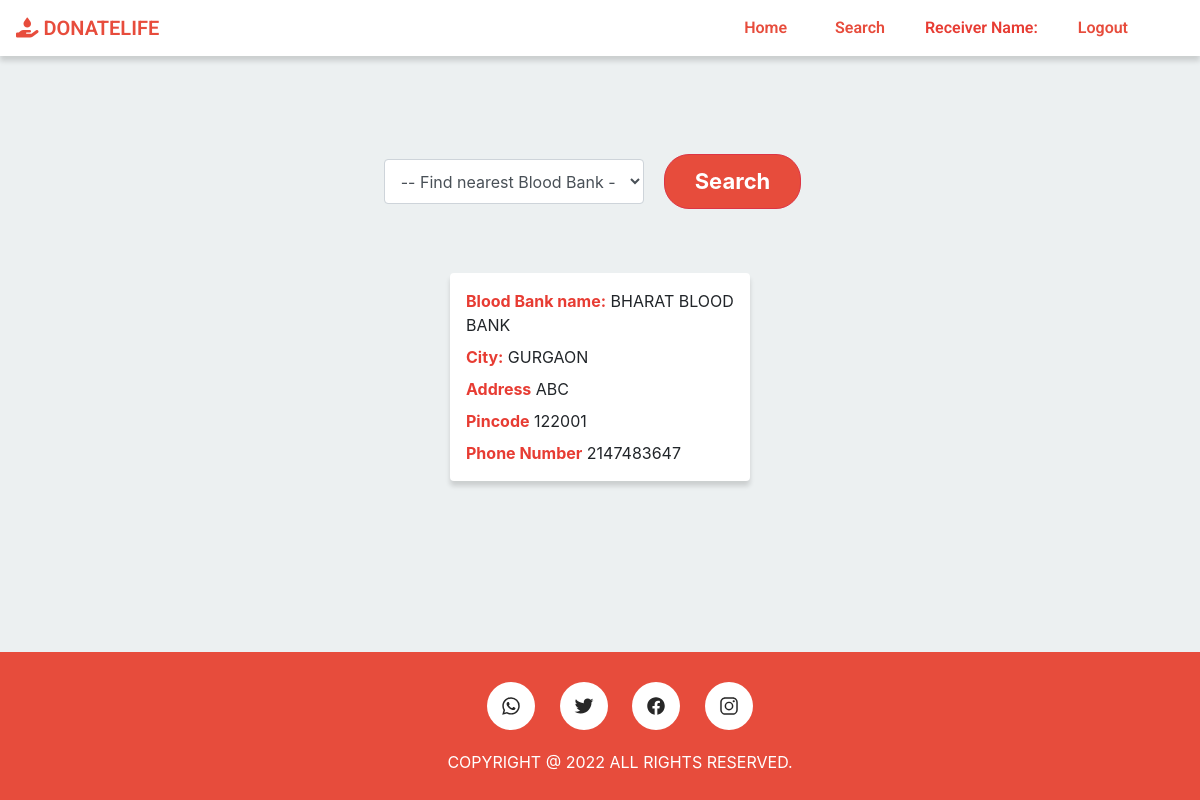
The page /Receiver/bloodBankList.php?city=GURGAON on the database its author committed.
### tables this page shows
CREATE TABLE `blood_bank` (
  `id` int(11) NOT NULL,
  `bloodBankName` varchar(100) NOT NULL,
  `city` varchar(50) NOT NULL,
  `address` varchar(100) NOT NULL,
  `phone_no` int(11) NOT NULL,
  `pin_code` int(11) DEFAULT NULL
);

### receiver/bloodBankList.php (the view, shortened to what this page needs)
<?php
include '../include/config.php';
include('../include/Receivernav.php') ;
?>
<div>
    <div style="margin-top: 4rem; display: flex; align-items: center; justify-content: center;">
        <form action="/dbms/Receiver/bloodBankList.php" method="get" class="form-inline text-center" style="padding: 40px 0px 0px 5px;">
            <div class="form-group" style="text-align: center; justify-content:center;">
                <select style="width: 260px; height: 45px;" name="city" id="city" class="form-control demo-default" required>
                    <option value="">-- Find nearest Blood Bank --</option>
                </select>
            </div>
            <div class="form-group center-aligned">
                <button type="submit" class="btn btn-lg btn-danger">Search</button>
            </div>
        </form>
    </div>
		<?php
            if((isset($_GET['city']) && !empty($_GET['city']) )){
                $city=$_GET['city'];
                $sql="SELECT * FROM blood_bank WHERE city='$city'";
                $result=mysqli_query($connection,$sql);
                if(mysqli_num_rows($result)>0){
                    while($row=mysqli_fetch_assoc($result)){
                        if($row['city'] != ''){
                            echo '<div style="margin: 4rem auto 1rem; display: grid; gap: 0.5rem; width: 25%; background: #fff; border-radius: 4px; padding: 1rem; box-shadow: 0px 5px 5px 0px rgb(0 0 0 / 14%);">
                            <span><strong style="color: #e73c33">Blood Bank name:</strong> '.$row['bloodBankName'].'</span>
                            <span><strong style="color: #e73c33">City:</strong> '.$row['city'].'</span>
                            <span><strong style="color: #e73c33">Address</strong> '.$row['address'].'</span>
                            <span><strong style="color: #e73c33">Pincode</strong> '.$row['pin_code'].'</span>
                            <span><strong style="color: #e73c33">Phone Number</strong> '.$row['phone_no'].'</span>
                            </div>';
                        }else{
                            echo '<div style="display: grid; gap: 0.5rem; width: 25%; background: #fff; border-radius: 4px; padding: 1rem; box-shadow: 0px 5px 5px 0px rgb(0 0 0 / 14%);">
                            <h4 class="name text-center">Data Not Found</h4>
                            </div>';
                        }
                    }
                }else{
                    echo '<div style="width: 50%; margin: 4rem auto;" class="alert alert-success alert-dismissible fade show" role="alert">
                    <strong>Data Not Found.</strong>
                    <button type="button" class="close" data-dismiss="alert" aria-label="Close">
                    <span aria-hidden="true">&times;</span>
                    </button></div>';
                }
            }
        ?>
</div>
<?php
include('../include/footer.php');
?>

### css/styles.css (style rules this page uses)
body { background: #f1f4f7; padding-top: 50px; color: #5f6468; font-family: "Roboto", sans-serif; }
.form-control { border: 1px solid #eee; box-shadow: none; }
.btn-danger, .btn-danger:hover, .btn-danger:focus, .btn-danger:active, .btn-danger.active, .open > .dropdown-toggle.btn-danger, .btn-danger.disabled, .btn-danger[disabled], fieldset[disabled] .btn-danger, .btn-danger.disabled:hover, .btn-danger[disabled]:hover, fieldset[disabled] .btn-danger:hover, .btn-danger.disabled:focus, .btn-danger[disabled]:focus, fieldset[disabled] .btn-danger:focus, .btn-danger.disabled:active, .btn-danger[disabled]:active, fieldset[disabled] .btn-danger:active, .btn-danger.disabled.active, .btn-danger[disabled].active, fieldset[disabled] .btn-danger.active { background-color: #f9243f; border-color: #f9243f; }
.btn-danger { background-color: #e74c3c; border-radius: 25px; padding: 10px 30px; font-size: 22px; font-weight: 700; }
.center-aligned { display: table; margin: 0 auto; }

### css/custom.css (style rules this page uses)
@media (min-width: 768px) { .form-group { text-align: center; } }
body { background-color: #ecf0f1; width: 100%; overflow-x: hidden; height: 100%; min-height: 100vh; display: grid; }
.form-group { padding-right: 20px; }
.btn-danger { background-color: #e74c3c; border-radius: 25px; padding: 10px 30px; font-size: 22px; font-weight: 700; }
.center-aligned { display: table; margin: 0 auto; }

### rows shown on the page
blood_bank: bloodBankName "BHARAT BLOOD BANK", city "GURGAON", address "ABC", pin_code "122001", phone_no "2147483647"
